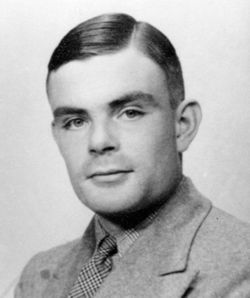
#> input picture alanturing.jpg, 250 x 298 px
$ python deteccaoBordas.py
#> lines starting #> are read from the running program, lines starting #| are printed output that depends on the picture; after the words box and inside, x2 and y2 are one past the last pixel; in counts of white or black regions, pixels touching at a corner belong together
#importa as bibliotecas necessarias
import numpy as np
import cv2

#Pega a imagem que sera processada
imagem = cv2.imread('alanturing.jpg')
#> imagem is the input picture: shape (298, 250, 3); min 0, max 253, mean 177.8
#Converte uma imagem de um espaco de cores para outra
imagem = cv2.cvtColor(imagem, cv2.COLOR_BGR2GRAY)
#> imagem: shape (298, 250)
#Faz a desfocagem gaussiana
suave = cv2.GaussianBlur(imagem, (7, 7), 0)
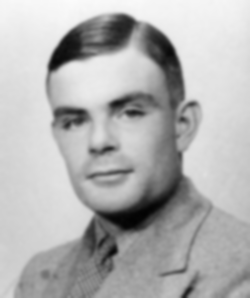
#> suave: shape (298, 250); min 2, max 252, mean 177.8
#Faz a deteccao de bordas simples
canny1 = cv2.Canny(suave, 20, 120)
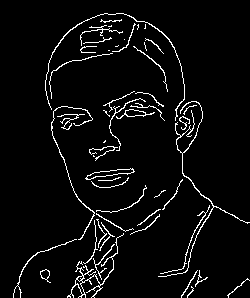
#> canny1: shape (298, 250); 4.7% white in thin lines or dots
#Faz a deteccao de bordas simples
canny2 = cv2.Canny(suave, 70, 200)
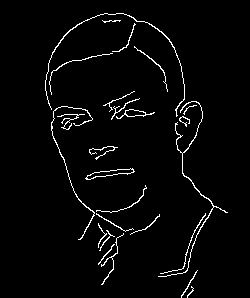
#> canny2: shape (298, 250); 3% white in thin lines or dots, all inside (x1, y1, x2, y2) = (45, 13, 228, 298)
#Atribui para resultado  as duas imagens com bordas simples
resultado = np.vstack([np.hstack([imagem,    suave ]),np.hstack([canny1, canny2])])
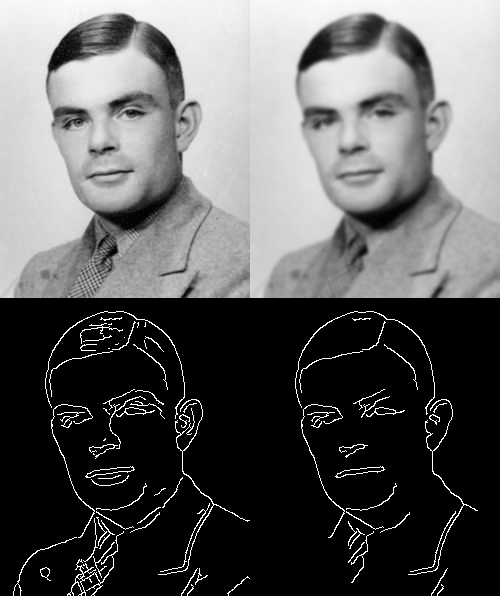
#> resultado: shape (596, 500); min 0, max 255, mean 93.8
#imprime na tela as imagens com bordas simples
cv2.imshow("Detector de Bordas Canny", resultado)
cv2.waitKey(0)
